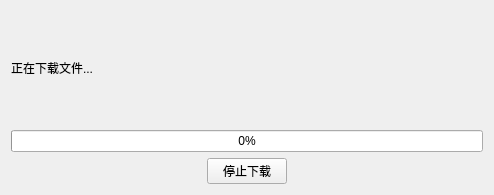
<?xml version="1.0" encoding="UTF-8"?>
<ui version="4.0">
 <class>RePlayDownDlg</class>
 <widget class="QWidget" name="RePlayDownDlg">
  <property name="geometry">
   <rect>
    <x>0</x>
    <y>0</y>
    <width>494</width>
    <height>195</height>
   </rect>
  </property>
  <property name="windowTitle">
   <string>RePlayDownDlg</string>
  </property>
  <layout class="QGridLayout" name="gridLayout">
   <item row="2" column="0">
    <spacer name="horizontalSpacer">
     <property name="orientation">
      <enum>Qt::Horizontal</enum>
     </property>
     <property name="sizeHint" stdset="0">
      <size>
       <width>192</width>
       <height>20</height>
      </size>
     </property>
    </spacer>
   </item>
   <item row="2" column="1">
    <widget class="QPushButton" name="btnStop">
     <property name="text">
      <string>停止下载</string>
     </property>
    </widget>
   </item>
   <item row="2" column="2">
    <spacer name="horizontalSpacer_2">
     <property name="orientation">
      <enum>Qt::Horizontal</enum>
     </property>
     <property name="sizeHint" stdset="0">
      <size>
       <width>191</width>
       <height>20</height>
      </size>
     </property>
    </spacer>
   </item>
   <item row="0" column="0" colspan="3">
    <widget class="QLabel" name="display_Process">
     <property name="sizePolicy">
      <sizepolicy hsizetype="Preferred" vsizetype="Expanding">
       <horstretch>0</horstretch>
       <verstretch>0</verstretch>
      </sizepolicy>
     </property>
     <property name="text">
      <string>正在下载文件...</string>
     </property>
    </widget>
   </item>
   <item row="1" column="0" colspan="3">
    <widget class="QProgressBar" name="progressBarDowned">
     <property name="value">
      <number>0</number>
     </property>
    </widget>
   </item>
  </layout>
 </widget>
 <layoutdefault spacing="6" margin="11"/>
 <resources/>
 <connections/>
</ui>
